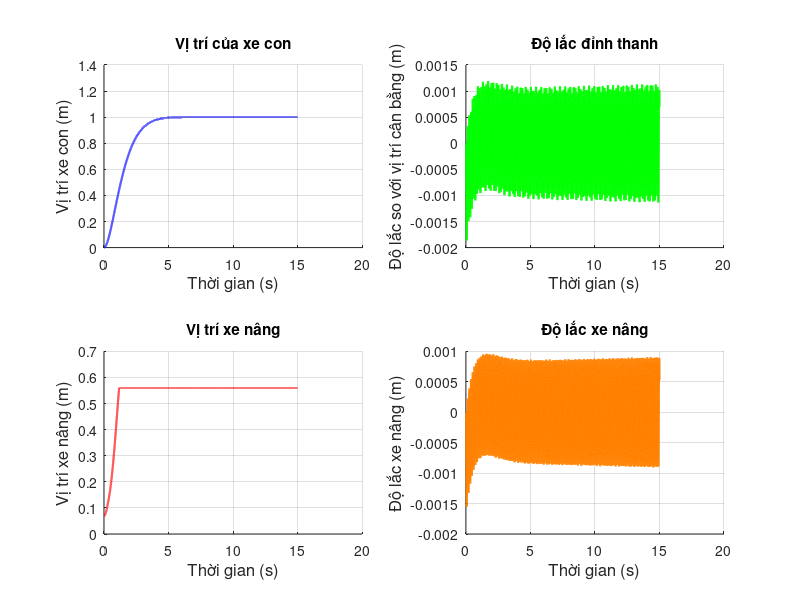

MATLAB code to generate this figure:
clc;
close all;
clear;

% Cờ để thay đổi giữa các bộ điều khiển
% flag = 0: Không điều khiển; flag = 1: PD + Robust; flag = 2: Barrier
flag = 2;

%--------------------------------------------------------------------------
%    Mô phỏng chuyển động của dầm Euler - Bernoulli trong mô hình SMC
%--------------------------------------------------------------------------

% Thiết lập các thông số cho dầm
L = 0.63; EI = 0.754; rho_A = 0.297;
% Các vật nặng 
mw = 13.1; mk = 0.04; mh = 0.86; g = 9.81;

% Thiết lập thông số không gian và thời gian
n = 10; r = 20000;
tmax = 15;
delta_Y = L/(n - 1); % Bước không gian
delta_t = tmax/(r - 1); % Bước thời gian

%--------------------------------------------------------------------------
%                   Thông số bộ điều khiển PD + Robust
%--------------------------------------------------------------------------
k1 = 10; kx = 20; kn = 1.5;
x1_set = 1; % Giá trị đặt xe con
x2_set = 0.3; % Giá trị đặt xe nâng
%--------------------------------------------------------------------------
%                     Thông số bộ điều khiển Barrier
%--------------------------------------------------------------------------
k1_barrier = 20; kmax = 0.004; k2 = 0.01; k3 = 30; 
k0 = 10; kc = 0.001; kn_barrier = 1.5;
%--------------------------------------------------------------------------

% Khởi tạo ma trận để lưu giá trị
w = zeros(n,r);
x3 = zeros(1,r); % Độ lắc của thanh tại x2 (x3)
x2 = 2; 
dx2dt_2 = zeros(1,r);
dx2dt_2(1:3) = delta_Y;

% Lực tác động vào xe con
F1 = zeros(1,r);
F1(1:r) = 10;

% Lực tác động vào xe nâng
F2 = zeros(1,r);
F2(1:r) = 0;

%--------------------------------------------------------------------------
for j = 3:(r - 1)
    wyyy0 = (w(3,j) - 2*w(2,j) + w(1,j))/(2*delta_Y^3);
    S2 = (F1(j + 1) - EI*wyyy0)/mw;
    w(1,j + 1) = 2*w(1,j) - w(1,j - 1) + delta_t^2*S2; % 5b
    for i = 3:(n - 2)
        % Đạo hàm theo Y
        wyyyy = (w(i + 2,j) - 4*w(i + 1,j) + 6*w(i,j) - 4*w(i - 1,j) + w(i - 2,j));
        S1 = (-EI/(rho_A*delta_Y^4))*wyyyy; 
        S4 = (-EI/(mh*delta_Y^3))*wyyyy;
        w(i,j + 1) = 2*w(i,j) - w(i,j - 1) + delta_t^2*S1; % 5a

        % Chuyển động của xe nâng
        dx3dt_2 = (x3(j + 1) - 2*x3(j) + x3(j - 1))/(2*delta_t^2);
        wyx2 = (w(x2 + 1,j - 1) - w(x2 - 1,j - 1))/(2*delta_Y^2);
        dx2dt_2(j + 1) = 2*dx2dt_2(j) - dx2dt_2(j - 1) + (F2(j + 1) - mh*g - mh*dx3dt_2*wyx2)/mh*delta_t^2; % 5c

        % Cập nhật vị trí x2
        if dx2dt_2(j + 1) < delta_Y
            x2 = 2;
            dx2dt_2(j + 1) = delta_Y;
        elseif dx2dt_2(j + 1) > L - delta_Y
            x2 = n - 1;
            dx2dt_2(j + 1) = L - delta_Y;
        else
            x2 = ceil(dx2dt_2(j + 1)/delta_Y);
        end

        % Độ lắc của thanh
        if dx2dt_2(j + 1) ~= x2
            w(i,j + 1) = 2*w(i,j) - w(i,j - 1) + delta_t^2*S1; % 5a
            x3(j + 1) = w(i,j + 1) - w(1,j + 1);
        else
            w(i,j + 1) = 2*w(i,j) - w(i,j - 1) + delta_t^2*S4; % 5d
            x3(j + 1) = w(i,j + 1) - w(1,j + 1);
        end
    end
    wyyyl = (-2*w(n,j) + 3*w(n - 1,j) - w(n - 2,j))/(2*delta_Y^3);
    S3 = (EI/mk)*wyyyl;
    w(2,j + 1) = w(1,j + 1);
    w(n,j + 1) = 2*w(n,j) - w(n,j - 1) + delta_t^2*S3; % 5e
    w(n - 1,j + 1) = (w(n,j + 1) + w(n - 2,j + 1))/2;
%--------------------------------------------------------------------------
%                        Bộ điều khiển PD + Robust
%--------------------------------------------------------------------------
    if flag == 1
        % e(j + 1) = (w(1,j + 1) - w(1,j));
        % de = (e(j + 1) - e(j))/delta_Y;
        dx1 = (w(1,j + 1) - w(1,j))/delta_t;
        F1(j + 2) = -k1*(w(1,j + 1) - x1_set) - kx*dx1;
        % if F1(j + 2)>50
        %     F1(j + 2) = 50;
        % end
        % if F1(j + 2) < -5
        %     F1(j + 2) = -50;
        % end
        S2 = (w(x2 + 1,j + 1) - 2*w(x2,j + 1) + w(x2 - 1,j + 1))/(delta_Y^3);
        dx2 = (w(x2 + 1,j + 1) - w(x2 - 1,j + 1))/2*delta_Y;
        dtx2 = (dx2dt_2(j + 1) - dx2dt_2(j))/delta_t;
        F2(j + 2) = mh*g + EI*S2*dx2 - (dx2dt_2(j + 1) - x2_set) - kn*dtx2;
    end
%--------------------------------------------------------------------------
%                       Bộ điều khiển PD + Barrier
%--------------------------------------------------------------------------
    if flag == 2
        z = w(x2,j + 1);
        dwl = (w(1,j + 1) - w(1,j))/delta_t;
        S1 = kc/((kmax^2 - z^2)*2.3) + k2;
        F1(j + 2) = -k1_barrier*(w(1,j + 1) - x1_set) - k3*dwl ...
                    - S1*kmax*k0*dwl - S1*kmax;
        
        S2 = (w(x2 + 1,j + 1) - 2*w(x2,j + 1) + w(x2 - 1,j + 1))/(delta_Y^3);
        dx2 = (w(x2 + 1,j + 1) - w(x2 - 1,j + 1))/2*delta_Y;
        dtx2 = (dx2dt_2(j + 1) - dx2dt_2(j))/delta_t;
        F2(j + 2) = mh*g + EI*S2*dx2 - (dx2dt_2(j+1) - x2_set) - kn*dtx2;
    end
end
%--------------------------------------------------------------------------

% Khởi tạo giá trị để mô phỏng
t_tr = linspace(0,tmax,r);

% Vẽ đồ thị
figure(1) % Đồ thị vị trí và dao động
subplot(2,2,1);
grid on;
hold on;
plot(t_tr,w(1,:),'b','LineWidth',1.5);
title({'Vị trí của xe con'});
ylabel('Vị trí xe con (m)','FontSize',12);
xlabel('Thời gian (s)','FontSize',12);

subplot(2,2,2);
grid on;
hold on;
plot(t_tr,w(n,:) - w(1,:),'g','LineWidth',1.5); % Vị trí tương đối của mk so với xe con
title({'Độ lắc đỉnh thanh'});
ylabel('Độ lắc so với vị trí cân bằng (m)','FontSize',12);
xlabel('Thời gian (s)','FontSize',12);

subplot(2,2,3);
grid on;
hold on;
plot(t_tr,dx2dt_2,'r','LineWidth',1.5);
title({'Vị trí xe nâng'});
ylabel('Vị trí xe nâng (m)','FontSize',12);
xlabel('Thời gian (s)','FontSize',12);

subplot(2,2,4);
grid on;
hold on;
plot(t_tr,x3,'Color',[1 0.5 0],'LineWidth',1.5);
title({'Độ lắc xe nâng'});
ylabel('Độ lắc xe nâng (m)','FontSize',12);
xlabel('Thời gian (s)','FontSize',12);

% Đồ thị dao động 3D
% n1 = 2; r1 = 1000;
% wg = zeros(n1,r1);
% rn1 = n/n1; rr1 = r/r1;
% for i = 1:n1
%     for j = 1:r1
%         wg(i,j) = w(rn1*i - (rn1 - 1), rr1*j - (rr1 - 1));
%     end
% end
% xc = (wg - wg(1,:))*100000;
% xc1 = xc';
% 
% figure('Position', [700 100 600 300]);
% set(gca, 'FontName', 'Times New Roman', 'FontSize', 9);
% [X, Y] = meshgrid(0:(tmax/(r1 - 1)):tmax,0:(L/(n1 - 1)):L);
% meshc(Y,X,xc);
% % ylabel('t(s)');
% % xlabel('Y(m)');
% % zlabel('ω(Y,t)(mm)');
% 
% ylabel('$t$(s)', 'Interpreter', 'latex', 'FontSize',9);
% xlabel('$Y$(m)', 'Interpreter', 'latex', 'FontSize',9);
% zlabel('$\omega(Y,t)$(mm)', 'Interpreter', 'latex', 'FontSize',9);
% view(65,10);
% axis([0 0.6 0 10 -40 40])

